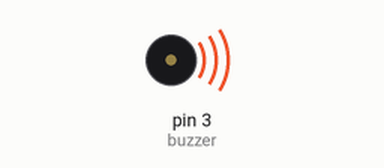
A sketch run on a simulated Arduino Uno, built with avr-gcc and run on an emulated ATmega328P. Parts: buzzer (waves = sounding). What the sketch prints to the serial monitor is not drawn.

Above: at 0.15 s.
Timing chart, 0 to 1.8 s (numbered marks = the images above):
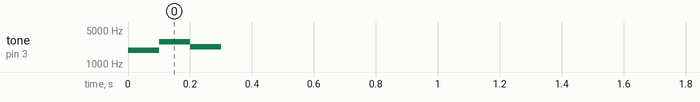

Measured:
- by itself, tone on pin 3 (buzzer): silent → 1912 Hz at 0.00 s, → 2864 Hz 0.10 s later, → 2272 Hz 0.10 s later, → silent 0.10 s later

The sketch:

tone_with_notes.ino
```cpp
# define buzzer 3

#define  c     3830    // 261 Hz
#define  d     3400    // 294 Hz
#define  e     3038    // 329 Hz
#define  f     2864    // 349 Hz
#define  g     2550    // 392 Hz
#define  a     2272    // 440 Hz
#define  b     2028    // 493 Hz
#define  C     1912    // 523 Hz

int tune[] = {C,f,a};

void setup() {
  // put your setup code here, to run once:
  pinMode(buzzer, OUTPUT);
  Serial.begin(9600);
}
boolean played = false;

void loop() {
  // put your main code here, to run repeatedly:
  while(played==false){
    for (int i=0; i<3; i++) {
    tone(buzzer, tune[i],100);
    delay(100);
    Serial.print(tune[i]);
    Serial.print("    ");
    Serial.println(i);
    if(i==2){
      played = true;
    }
  }
  }


}
```
